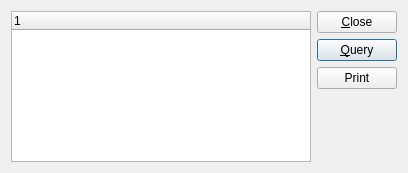
<?xml version="1.0" encoding="UTF-8"?>
<ui version="4.0">
 <class>test9136</class>
 <widget class="QWidget" name="test9136">
  <property name="geometry">
   <rect>
    <x>0</x>
    <y>0</y>
    <width>408</width>
    <height>173</height>
   </rect>
  </property>
  <property name="windowTitle">
   <string>Telephone Lookup</string>
  </property>
  <layout class="QHBoxLayout">
   <item>
    <widget class="XTreeWidget" name="_xtree"/>
   </item>
   <item>
    <layout class="QVBoxLayout">
     <item>
      <widget class="QPushButton" name="_close">
       <property name="text">
        <string>&amp;Close</string>
       </property>
      </widget>
     </item>
     <item>
      <widget class="QPushButton" name="_query">
       <property name="text">
        <string>&amp;Query</string>
       </property>
       <property name="default">
        <bool>true</bool>
       </property>
      </widget>
     </item>
     <item>
      <widget class="QPushButton" name="_print">
       <property name="text">
        <string>Print</string>
       </property>
      </widget>
     </item>
     <item>
      <spacer>
       <property name="orientation">
        <enum>Qt::Vertical</enum>
       </property>
       <property name="sizeHint" stdset="0">
        <size>
         <width>20</width>
         <height>40</height>
        </size>
       </property>
      </spacer>
     </item>
    </layout>
   </item>
  </layout>
 </widget>
 <customwidgets>
  <customwidget>
   <class>XTreeWidget</class>
   <extends>QTreeWidget</extends>
   <header>xtreewidget.h</header>
  </customwidget>
 </customwidgets>
 <tabstops>
  <tabstop>_query</tabstop>
  <tabstop>_close</tabstop>
 </tabstops>
 <resources/>
 <connections/>
</ui>
